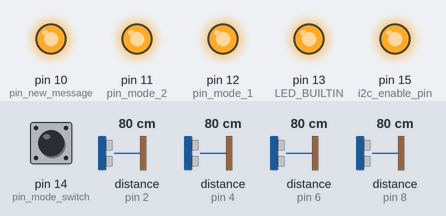
This sketch was run on a simulated Arduino Uno, built with avr-gcc and run on an emulated ATmega328P. On the bench: output pins drawn as LEDs (lit = HIGH). Wiring (inferred from the names in the program): 4 × ultrasonic range finder: trigger pin 3, echo pin 2 / trigger pin 5, echo pin 4 / trigger pin 7, echo pin 6 / trigger pin 9, echo pin 8. The test bench sets the inputs (shaded band); at power-on: distance to the obstacle (sensors on pin 2, pin 4, pin 6, pin 8) 80 cm, pin 14 (pin_mode_switch) HIGH. The echo pulse lasts 58.3 µs per cm; pins used as bus, display or sensor lines are not drawn.

Above: at 1.2 s.
1.3 s: distance to the obstacle (sensor on pin 2) set to 17 cm
2.8 s: distance to the obstacle (sensor on pin 2) set to 14 cm
At 3.4 s:
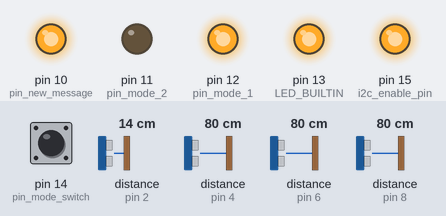
4.4 s: pin 14 (pin_mode_switch) pulled LOW for 0.15 s
At 4.75 s:
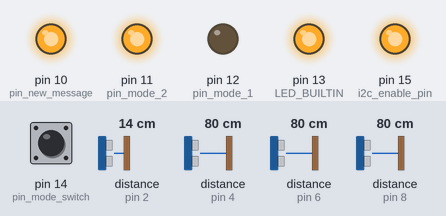
6.3 s: pin 14 (pin_mode_switch) pulled LOW for 3.2 s
At 7.8 s:
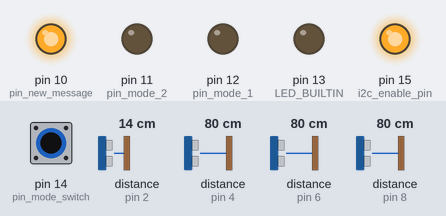
11.2 s: distance to the obstacle (sensor on pin 2) set to 10 cm
At 12.4 s:
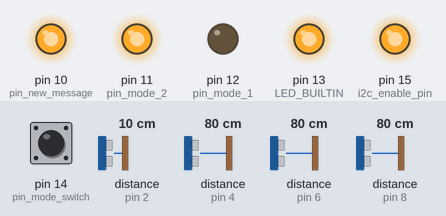
12.7 s: pin 14 (pin_mode_switch) pulled LOW for 1 s
At 13.77 s:
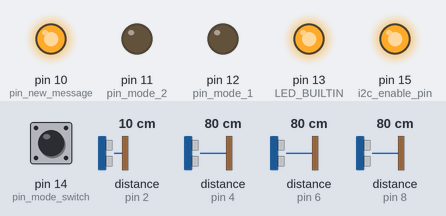
Timing chart, 0 to 15.7 s (numbered marks = the images above; inputs shaded):
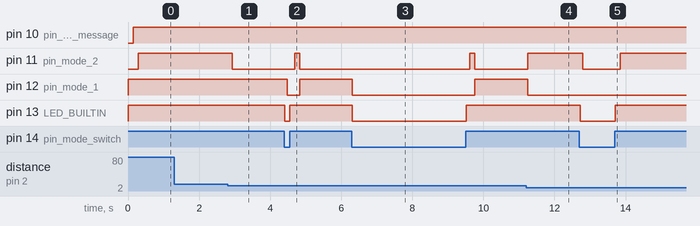

The sketch:

ARD_Ultrasonic.ino
```cpp
// Code for SensorVehicle v.1.0
// BO19E-15

// https://create.arduino.cc/projecthub/MisterBotBreak/how-to-use-an-ultrasonic-sensor-181cee

// Communication
#include <Wire.h>
const int i2c_enable_pin = 15;  //A1
const int pin_new_message = 10;
const int size_of_byte_array = 23;
const byte address = 0x25;
void i2c_request();
void send_byte_array(int message, int array_length, long longs_to_be_sent[]);

// Ultrasonic
const int pin_trig_left = 5;
const int pin_echo_left = 4;
const int pin_trig_right = 7;
const int pin_echo_right = 6;
const int pin_trig_forward_left = 3;
const int pin_echo_forward_left = 2;
const int pin_trig_forward_right =9;
const int pin_echo_forward_right =8;
long ultrasonic(int trig_pin, int echo_pin);

// Defines variables
long distance_left;
long distance_right;
long distance_forward_left;
long distance_forward_right;
const int pause = 30;

// Safety mode
const int pin_mode_1 = 12;
const int pin_mode_2 = 11;
const int pin_mode_switch = 14;
const int safe_distance_reduce = 5;
void check_distance(long distance);
void set_mode(int i);
int count;
int mode;


void setup() {
	pinMode(pin_trig_left, OUTPUT);
	pinMode(pin_echo_left, INPUT);

	pinMode(pin_trig_right, OUTPUT);
	pinMode(pin_echo_right, INPUT);

	pinMode(pin_trig_forward_left, OUTPUT);
	pinMode(pin_echo_forward_left, INPUT);

	pinMode(pin_trig_forward_right, OUTPUT);
	pinMode(pin_echo_forward_right, INPUT);

	pinMode(pin_mode_1, OUTPUT);
	pinMode(pin_mode_2, OUTPUT);

	digitalWrite(pin_mode_1, HIGH);
	digitalWrite(pin_mode_2, LOW);

	pinMode(pin_new_message, OUTPUT);
	digitalWrite(pin_new_message, LOW);

	Wire.begin(address);
	Wire.onRequest(i2c_request);

	mode = 1;

	pinMode(pin_mode_switch, INPUT_PULLUP);
	pinMode(LED_BUILTIN, OUTPUT);

	pinMode(i2c_enable_pin, OUTPUT);
	digitalWrite(i2c_enable_pin, HIGH);
}

void loop() {
	count = 0;

	delay(4); // hack

	distance_forward_right = ultrasonic(pin_trig_forward_right, pin_echo_forward_right);
	check_distance(distance_forward_right);
	delay(pause);

	distance_left = ultrasonic(pin_trig_left, pin_echo_left);
	check_distance(distance_left + 5);
	delay(pause);

	distance_forward_left = ultrasonic(pin_trig_forward_left, pin_echo_forward_left);
	check_distance(distance_forward_left);
	delay(pause);

	distance_right = ultrasonic(pin_trig_right, pin_echo_right);
	check_distance(distance_right + 5);
	delay(pause);

	digitalWrite(pin_new_message, HIGH);


	/*const String text = "L: " + String(distance_left) + "\t FL: " +String(distance_forward_left) + "\t FR: " +
		String(distance_forward_right) + "\t R: " + String(distance_right) + "\t Mode: " + String(mode) + "\t Count: " + String(count);
	Serial.println(text);*/

	if (count > 3)
	{
		if (mode < 3)
		{
			mode++;
		}
		set_mode(mode);
	}
}

void i2c_request() {
	long longs_to_be_sent[] = { distance_left, distance_forward_right, distance_right, distance_forward_left  };
	const int array_length = sizeof(longs_to_be_sent) / sizeof(long);
	send_byte_array(0, array_length, longs_to_be_sent);

	digitalWrite(pin_new_message, LOW);
}

long ultrasonic(const int trig_pin, const int echo_pin)
{
	digitalWrite(trig_pin, LOW);
	delayMicroseconds(2);
	digitalWrite(trig_pin, HIGH);		// Sets the trigPin on HIGH state for 10 micro seconds
	delayMicroseconds(10);
	digitalWrite(trig_pin, LOW);
	const long duration = pulseIn(echo_pin, HIGH, 24000);  // Reads the echoPin, returns the sound wave travel time in microseconds

	const int distance = duration * 0.034 / 2;

	if (distance > 400)
	{
		return 400;
	}
	else if (distance == 0)
	{
		return 401;
	}
	else
	{
		return distance;
	}
}

void check_distance(const long distance)
{
	auto reduced_safety = 0;

	if (digitalRead(pin_mode_switch) == HIGH)
	{
		reduced_safety = safe_distance_reduce;
		digitalWrite(LED_BUILTIN, HIGH);
	}
	else
	{
		digitalWrite(LED_BUILTIN, LOW);
	}

	if (distance < 14 - reduced_safety)
	{
		mode = 0;
		set_mode(mode);
	}
	else if (distance < 17 - reduced_safety)
	{
		if (mode < 1)
		{
			count++;
		}
		else
		{
			mode = 1;
			set_mode(mode);
		}
	}
	else if (distance < 20 - reduced_safety)
	{
		if (mode < 2)
		{
			count++;
		}
		else
		{
			mode = 2;
			set_mode(mode);
		}
	}
	else
	{
		if (mode < 3)
		{
			count++;
		}
	}
}

void set_mode(const int i)
{
	switch (i)
	{
	case 0:
		digitalWrite(pin_mode_1, LOW);
		digitalWrite(pin_mode_2, LOW);
		break;
	case 1:
		digitalWrite(pin_mode_1, LOW);
		digitalWrite(pin_mode_2, HIGH);
		break;
	case 2:
		digitalWrite(pin_mode_1, HIGH);
		digitalWrite(pin_mode_2, LOW);
		break;
	case 3:
		digitalWrite(pin_mode_1, HIGH);
		digitalWrite(pin_mode_2, HIGH);
		break;
	default:
		break;
	}
}

void send_byte_array(const int message, const int array_length, long longs_to_be_sent[])
{
	byte byte_array[size_of_byte_array];
	byte_array[0] = byte(address);
	byte_array[1] = byte(message);
	byte_array[2] = byte(array_length);
	const int elements_before_long = 3;

	const int bit_size_of_long = sizeof(long) * 8;

	for (int i = 0; i < array_length; i++)
	{
		const int shift_by_long = sizeof(long) * i;
		for (int j = 1; j <= sizeof(long); j++)
		{
			byte_array[(elements_before_long - 1) + shift_by_long + j] = byte(longs_to_be_sent[i] >> (bit_size_of_long - 8 * j));
		}
	}
	Wire.write(byte_array, size_of_byte_array);
}
```

Measured:
- the behaviour switches between 16 and 15 cm on distance to the obstacle (sensor on pin 2) (found by bisection; images 0 and 1)
- the behaviour switches between 13 and 12 cm on distance to the obstacle (sensor on pin 2) (found by bisection; images 3 and 4)
- after the input at 1.3 s, every drawn part: stays the same
- after the input at 2.8 s, pin 11 (pin_mode_2): HIGH → LOW after 0.13 s
- after the input at 4.4 s, pin 11 (pin_mode_2): LOW → HIGH after 0.29 s, → LOW 0.14 s later; pin 12 (pin_mode_1): HIGH → LOW after 0.08 s, → HIGH 0.35 s later; pin 13 (LED_BUILTIN): HIGH → LOW at once, → HIGH 0.14 s later
- after the input at 6.3 s, pin 11 (pin_mode_2): LOW → HIGH after 3.3 s, → LOW 0.14 s later; pin 12 (pin_mode_1): HIGH → LOW at once, → HIGH 3.4 s later; pin 13 (LED_BUILTIN): HIGH → LOW at once, → HIGH 3.2 s later
- after the input at 11.2 s, pin 11 (pin_mode_2): LOW → HIGH after 0.05 s; pin 12 (pin_mode_1): HIGH → LOW after 0.05 s
- after the input at 12.7 s, pin 11 (pin_mode_2): HIGH → LOW after 0.09 s, → HIGH 1.1 s later; pin 13 (LED_BUILTIN): HIGH → LOW at once, → HIGH 0.98 s later
